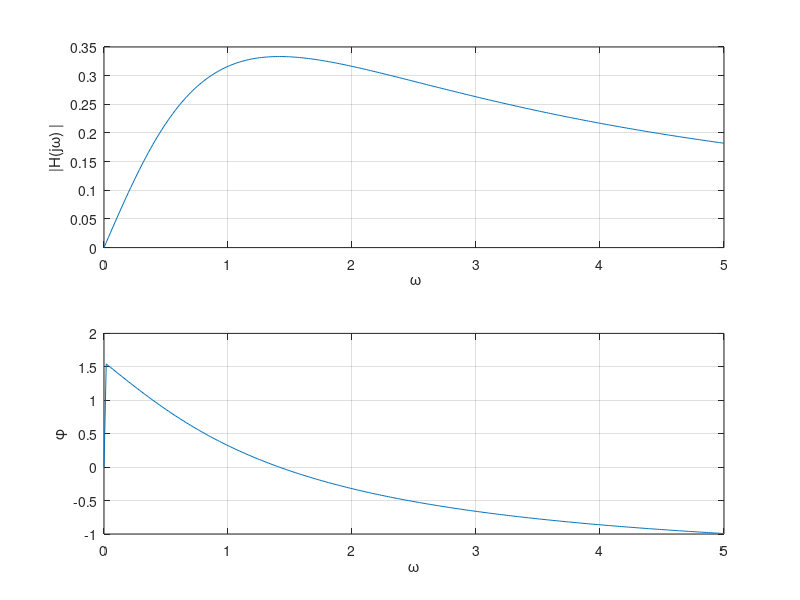

Write MATLAB code to recreate this figure.
b=[1 0];
a=[1 3 2];
w=linspace(0,5,280);
H=freqs(b,a,w);
figure(1);
subplot(2,1,1);
plot(w,abs(H));
xlabel( ' \omega' ) ;
ylabel( '|H(j\omega) |');
grid on;
subplot(2,1,2);
plot(w,angle(H));
xlabel( ' \omega ' ) ;
ylabel( ' \phi ' );
grid on;